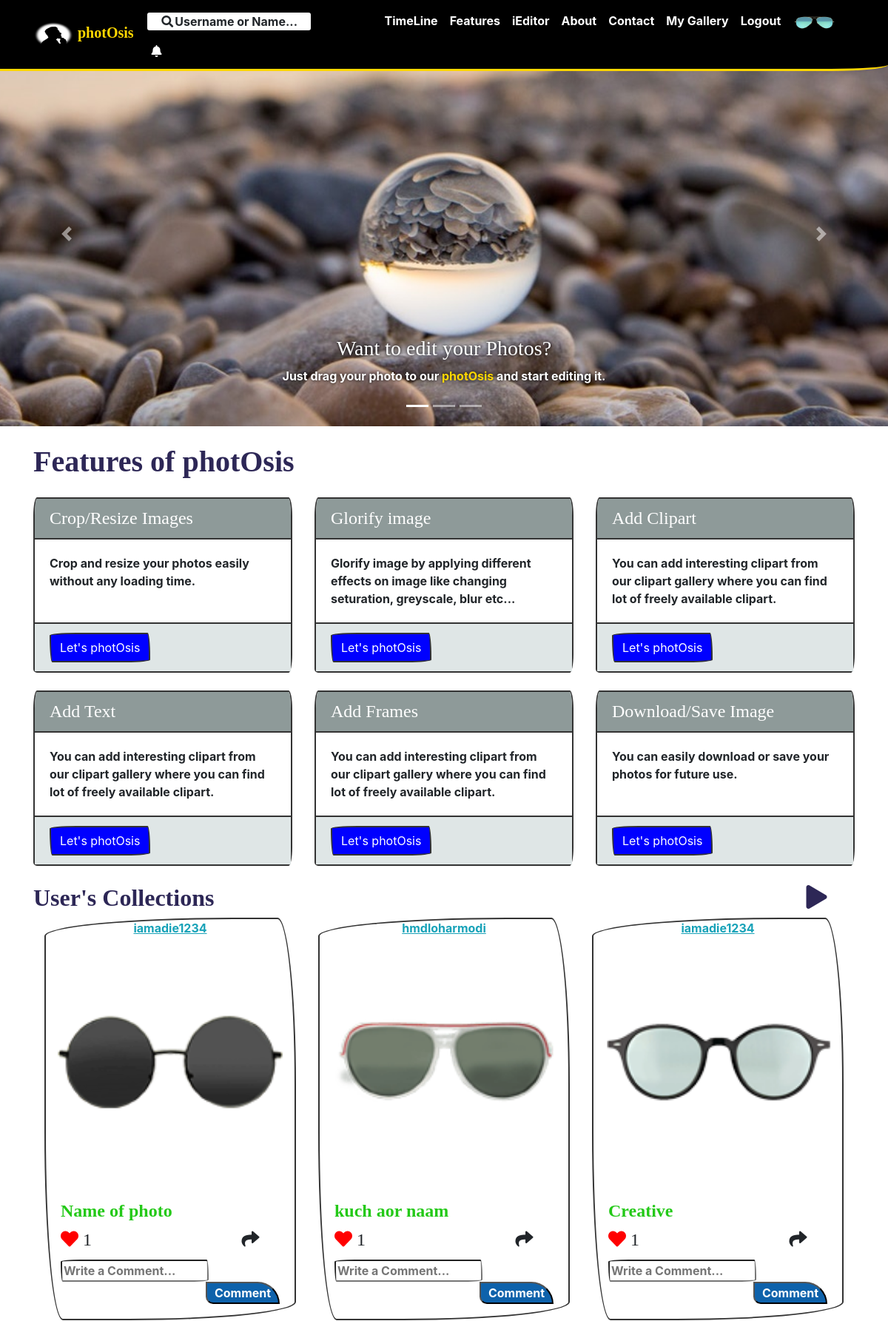
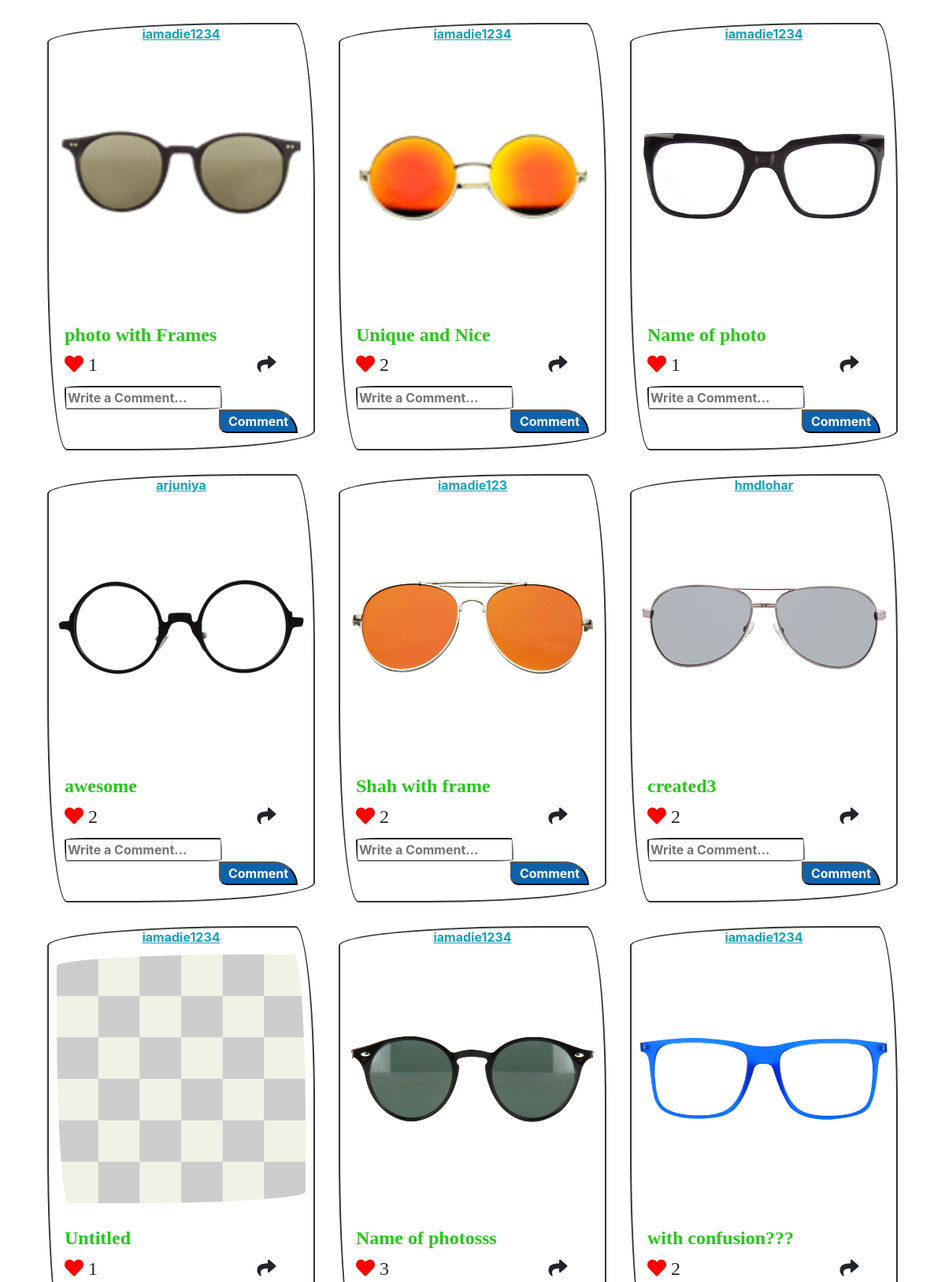
/ (signed in, upper part), run on the app's committed database (2 pictures, top to bottom).
### tables this page shows
CREATE TABLE `user_photos` (
  `id` int(11) NOT NULL,
  `name` varchar(255) NOT NULL,
  `description` varchar(1000) NOT NULL,
  `user_id` int(11) NOT NULL,
  `status` int(11) NOT NULL,
  `time` datetime NOT NULL
);

CREATE TABLE `users` (
  `id` int(11) NOT NULL,
  `name` varchar(100) NOT NULL,
  `username` varchar(100) NOT NULL,
  `email` varchar(100) NOT NULL,
  `password` varchar(100) NOT NULL,
  `fav_quote` varchar(250) NOT NULL,
  `dob` date NOT NULL,
  `gender` int(2) NOT NULL,
  `status` int(2) NOT NULL,
  `profile_pic_status` int(3) NOT NULL,
  `login_status` int(3) NOT NULL
);

### dbfiles/db.php (called while the page is built, shortened)
<?php
$db=Array(
	"host"=>"localhost",
	"username"=>"root",
	"password"=>"",
	"name"=>"iEdit"
);
function sql_query($query)
{
	global $db;
	$con=mysqli_connect($db['host'],$db['username'],$db['password'],$db['name']);
	$arr=[];
	$res=mysqli_query($con,$query);
	while ($row=mysqli_fetch_assoc($res)) {
		$arr[]=$row;
	}
	return $arr;
}
?>

### index.php (the view, shortened to what this page needs)
<?php
require "header.php";
if(isset($_SESSION['userLogged']))
{
	$path="ieditor.php";
}
else{
	$path="login.php";
}
?>
 <header>
      <div id="carouselExampleIndicators" class="carousel slide" data-ride="carousel">
        <ol class="carousel-indicators">
          <li data-target="#carouselExampleIndicators" data-slide-to="0" class="active"></li>
          <li data-target="#carouselExampleIndicators" data-slide-to="1"></li>
          <li data-target="#carouselExampleIndicators" data-slide-to="2"></li>
        </ol>
        <div class="carousel-inner" role="listbox">
         <div class="carousel-item active" style="background-image: url('img/9.jpg')">
            <div class="carousel-caption d-none d-md-block">
              <h3 style="text-shadow:0px 0px 4px black;">Want to edit your Photos?</h3>
              <p style="text-shadow:0px 0px 4px black;">Just drag your photo to our <a style="color:gold ; text-decoration:none;" href="ieditor.php">photOsis	</a> and start editing it.</p>
            </div>
          </div>
        </div>
        <a class="carousel-control-prev" href="#carouselExampleIndicators" role="button" data-slide="prev">
          <span class="carousel-control-prev-icon" aria-hidden="true"></span>
        </a>
        <a class="carousel-control-next" href="#carouselExampleIndicators" role="button" data-slide="next">
          <span class="carousel-control-next-icon" aria-hidden="true"></span>
        </a>
	</div>
</header>
<div class="container">
	<h1 class="my-4"style="font-weight:bold; color:#2d2756;">Features of photOsis</h1>
	<div class="row">
        <div class="col-lg-4 mb-4">
          <div class="card h-100">
            <h4 class="card-header cardheader" >Crop/Resize Images</h4>
            <div class="card-body">
              <p class="card-text">Crop and resize your photos easily without any loading time. </p>
            </div>
            <div class="card-footer cardfooter">
              <a href=<?php echo $path;?> class="btn btn-primary " style="background-color:blue">Let's photOsis</a>
            </div>
          </div>
        </div>
        <div class="col-lg-4 mb-4">
          <div class="card h-100">
            <h4 class="card-header cardheader">Glorify image</h4>
            <div class="card-body">
              <p class="card-text">Glorify image by applying different effects on image like changing seturation, greyscale, blur etc...</p>
            </div>
            <div class="card-footer cardfooter">
              <a href=<?php echo $path;?> class="btn btn-primary" style="background-color:blue">Let's photOsis</a>
            </div>
          </div>
        </div>
        <div class="col-lg-4 mb-4">
          <div class="card h-100">
            <h4 class="card-header cardheader">Add Clipart</h4>
            <div class="card-body">
              <p class="card-text">You can add interesting clipart from our clipart gallery where you can find lot of freely available clipart. </p>
            </div>
            <div class="card-footer cardfooter">
              <a href=<?php echo $path;?> class="btn btn-primary" style="background-color:blue">Let's photOsis</a>
            </div>
          </div>
        </div>
        <div class="col-lg-4 mb-4">
          <div class="card h-100">
            <h4 class="card-header cardheader">Add Text</h4>
            <div class="card-body">
              <p class="card-text">You can add interesting clipart from our clipart gallery where you can find lot of freely available clipart. </p>
            </div>
            <div class="card-footer cardfooter">
              <a href=<?php echo $path;?> class="btn btn-primary" style="background-color:blue">Let's photOsis</a>
            </div>
          </div>
        </div>
        <div class="col-lg-4 mb-4">
          <div class="card h-100">
            <h4 class="card-header cardheader">Add Frames</h4>
            <div class="card-body">
              <p class="card-text">You can add interesting clipart from our clipart gallery where you can find lot of freely available clipart. </p>
            </div>
            <div class="card-footer cardfooter">
              <a href=<?php echo $path;?> class="btn btn-primary" style="background-color:blue">Let's photOsis</a>
            </div>
          </div>
        </div>
		<div class="col-lg-4 mb-4">
          <div class="card h-100">
            <h4 class="card-header cardheader">Download/Save Image</h4>
            <div class="card-body">
              <p class="card-text">You can easily download or save your photos for future use. </p>
            </div>
            <div class="card-footer cardfooter">
              <a href=<?php echo $path;?> class="btn btn-primary" style="background-color:blue">Let's photOsis</a>
            </div>
          </div>
        </div>
</div>
<h2 style="font-weight:bold; color:#2d2756;">User's Collections<span onclick="fnShowHideSlideShow(this)" style="margin-left:800px;;"><i class="fa fa-play"></i></span></h2>
<div class="container">
	<div class="row">
        <?php
        if(isset($_SESSION['userLogged']))
			$userPhotos=sql_query("SELECT users.id as uid, users.name as uname,  user_photos.description as description, user_photos.name as pname,user_photos.id as pid,username, (case when EXISTS(select * from likes where user_id={$_SESSION['userLogged']} and photo_id=user_photos.id) then 1 else 0 end) as isLiked from user_photos,users where user_photos.user_id = users.id order by user_photos.time desc");
		else
			$userPhotos=sql_query("SELECT users.id as uid, users.name as uname,  user_photos.description as description, user_photos.name as pname,user_photos.id as pid,username from user_photos,users where user_photos.user_id = users.id order by user_photos.time desc");
			foreach ($userPhotos as $key => $value)
			{
				$count=sql_query("select count(photo_id) as like_count from likes where photo_id={$value['pid']} ");
					echo '<div class="gallery col-lg-4 col-sm-6 portfolio-item">
								<div class="card h-100 rounded">
									<a href="my-gallery2.php?clicked-id='.$value['uid'].'" class="gallery-uname text-info" style="text-align:center;id="username" text-decoration:none;">'.$value['username'].'</a>
									<img class="card-img-top rounded" data-id="'.$value['pid'].'" data-desc="'.$value["description"].'" style="padding:10px" src="user_photos/png/'
										.$value['pid'].'.png" alt="error loading image">
									<div class="card-body">
										<h4 class="card-title">
											<div class="text-left" style="text-decoration:none;text-align:center;font-weight:bold; color:#1bc70ff5;">'.$value['pname'].'</div>
											<div class="row"  style="margin-top:10px">';
											if(isset($_SESSION['userLogged']))
											{
												if($value['isLiked'] == 1){
												echo '
												<div class="col-md-9">
													<div >
														<i class="fa fa-heart" style="transition: color 0.5s;color:red;" onclick="fnDoUnlike(this,'.$value['pid'].')"> </i>
														<span id="count" onclick="fnShowHideComment('.$value['pid'].')"style="cursor:pointer;">'.$count[0]['like_count'].' </span>
														<div class="rounded" id="like_show_'.$value['pid'].'" style="height:200px; width:330px;border:2px solid green;padding:10px; padding-left:18px; position:absolute; bottom:0px; left:0px;background:white;z-index:5; display:none; overflow-y:scroll;overflow-x:hidden;"><div style="width:225px;text-align: end;    margin-left: 53px;								color:red;cursor:pointer;" onclick="$(this).parent().hide(500);" >X</div>';
														echo '</div>
													</div>
												</div>';
												}
											echo '
												<div class="col-md-3" id="divShareBtn_'.$value['pid'].'">
													<div class=""><i onclick="fnShowHideModal(true)" class="fa fa-share" style="transition: color 0.5s;" onclick="fnDoLike(this)"> </i>
													</div>
												</div>
											</div>
											 </h4>
												<input type="text" id="comment_input"placeholder="Write a Comment..." style="font-weight:bold;width:200px;"><button onclick="writeComment(this,'.$value['pid'].')" id="comment_button"class="" style="border-radius:00px 30px 00px 10px;width:100px;float:right; background-color:#0e62ab;font-weight:bold;color:white">Comment</button>';
											}
									echo	'</div>
									  </div>
									</div>';
			}
		?></div>
		</div>
	</div>

### css/modern-business.css (style rules this page uses)
body { padding-top: 54px; }
@media (min-width: 992px) { body { padding-top: 56px; } }
.carousel-item { height: 65vh; min-height: 300px; background: no-repeat center center scroll; -webkit-background-size: cover; -moz-background-size: cover; -o-background-size: cover; background-size: cover; }
.portfolio-item { margin-bottom: 30px; }

### index.php (style rules this page uses)
.cardheader { background-color: #8e9a99; color: white; }
.cardfooter { background-color:#dfe6e6; }

### data on the page
user_photos: user.username "iamadie1234", shows a picture, name "Name of photo", like_count "1"
user_photos: user.username "hmdloharmodi", shows a picture, name "kuch aor naam", like_count "1"
user_photos: user.username "iamadie1234", shows a picture, name "Creative", like_count "1"
user_photos: user.username "iamadie1234", shows a picture, name "photo with Frames", like_count "1"
user_photos: user.username "iamadie1234", shows a picture, name "Unique and Nice", like_count "2"
user_photos: user.username "iamadie1234", shows a picture, name "Name of photo", like_count "1"
user_photos: user.username "arjuniya", shows a picture, name "awesome", like_count "2"
user_photos: user.username "iamadie123", shows a picture, name "Shah with frame", like_count "2"
user_photos: user.username "hmdlohar", shows a picture, name "created3", like_count "2", $value['pid'] 10 (drawn)
user_photos: user.username "iamadie1234", shows a picture, name "Untitled", like_count "1"
user_photos: user.username "iamadie1234", shows a picture, name "Name of photosss", like_count "3"
user_photos: user.username "iamadie1234", shows a picture, name "with confusion???", like_count "2"
